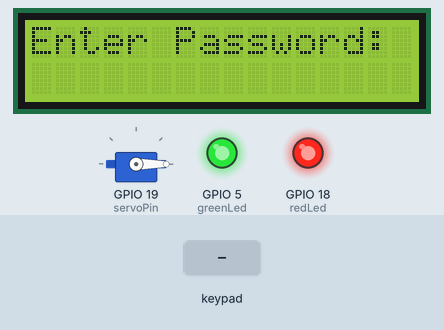
Bench run of a sketch on a simulated ESP32. On the bench: 16×2 character LCD, servo, output pins drawn as LEDs (lit = HIGH). Inputs (shaded band) come from the test bench.

Above: at 1.2 s.
1.3 s: keypad keys 1 2 3 4 # pressed 0.4 s apart
At 3.4 s:
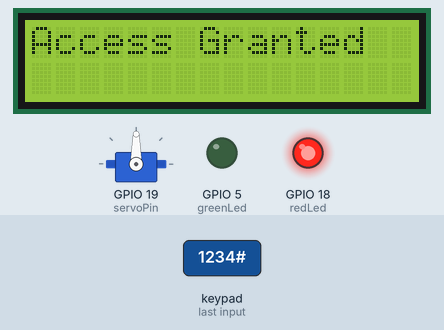
6.3 s: key '#' pressed
At 6.8 s:
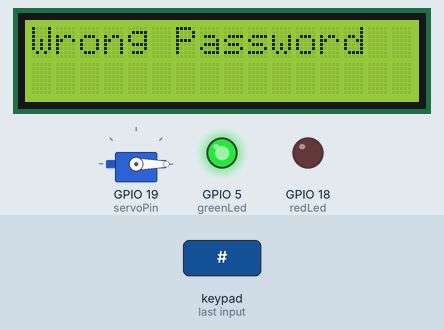
8.4 s: key 'A' pressed
At 9.4 s:
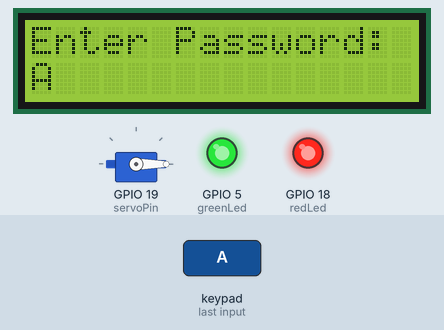
9.9 s: keypad keys 1 2 3 4 A pressed 0.4 s apart
At 12.9 s:
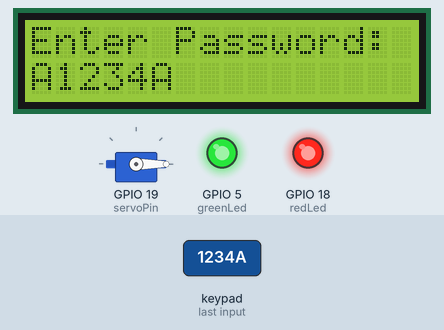
13.4 s: key 'B' pressed
At 14.5 s:
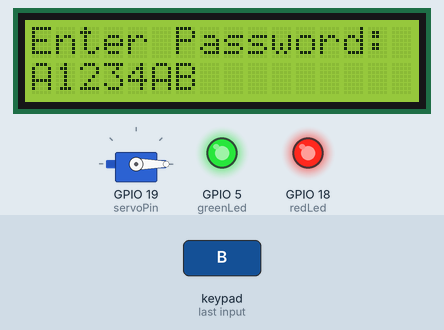
14.9 s: keypad keys 1 2 3 4 D pressed 0.4 s apart
At 17.1 s:
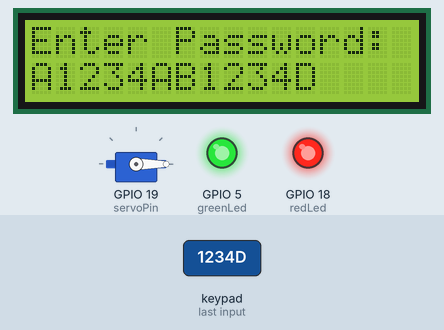
Timing chart, 0 to 18.6 s (numbered marks = the images above; inputs shaded):
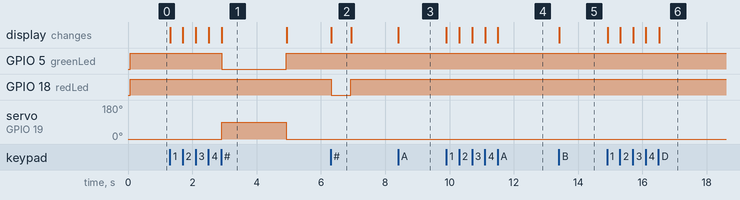

Measured:
- after the input at 1.3 s, GPIO 5 (greenLed): HIGH → LOW after 1.6 s, → HIGH 2.0 s later; servo on GPIO 19 (servoPin): 0° → 90° after 1.6 s, → 0° 2.0 s later; the display: first changes at once (image 1 shows a later state)
- after the input at 6.3 s, GPIO 18 (redLed): HIGH → LOW at once, → HIGH 0.60 s later; the display: changes at once (image 2)
- after the input at 8.4 s, the display: changes at once (image 3)
- after the input at 9.9 s, the display: first changes at once (image 4 shows a later state)
- after the input at 13.4 s, the display: changes at once (image 5)
- after the input at 14.9 s, the display: first changes at once (image 6 shows a later state)
- what the display in image 1 shows lasts 2.0 s, from 2.9 s to 4.9 s

The sketch:

SmartDoorLock_ESP32.ino
```cpp
#include <Keypad.h>            // 4x4 矩陣鍵盤函式庫
#include <ESP32Servo.h>        // ESP32 專用 Servo 函式庫（避免衝突）
#include <LiquidCrystal_I2C.h> // I2C LCD 顯示器函式庫

// ==================== LCD ====================
LiquidCrystal_I2C lcd(0x27, 16, 2);  // 設定 LCD 地址 0x27、顯示 16x2 文字

// ==================== SERVO (伺服馬達) ====================
Servo servo;                 // 宣告伺服物件
const int servoPin = 19;     // 伺服訊號線接 ESP32 GPIO 19

// ==================== BUZZER (蜂鳴器) ====================
const int buzzer = 23;       // 只有鎖定時才會鳴叫，接 GPIO 23

// ==================== RGB LED（共陽）====================
const int redLed = 18;       // 紅色 LED 接 GPIO 18（經 220Ω 電阻）
const int greenLed = 5;      // 綠色 LED 接 GPIO 5（經 220Ω 電阻）

// ==================== PASSWORD 設定 ====================
String password = "1234";    // 預設密碼，可自行更改
String input = "";           // 使用者目前輸入的密碼字串
int attempts = 0;            // 錯誤次數紀錄（3 次鎖定）

// ==================== Keypad 腳位設定 ====================
const byte ROWS = 4;         // 4 列
const byte COLS = 4;         // 4 行

// 鍵盤配置（對應硬體按鍵）
char keys[ROWS][COLS] = {
  {'1','2','3','A'},
  {'4','5','6','B'},
  {'7','8','9','C'},
  {'*','0','#','D'}
};

// 鍵盤 Row 腳位（與 Wokwi 實體一致）
byte rowPins[ROWS] = {32, 33, 25, 26};
// 鍵盤 Column 腳位
byte colPins[COLS] = {27, 14, 12, 13};

// 建立鍵盤物件
Keypad keypad = Keypad(makeKeymap(keys), rowPins, colPins, ROWS, COLS);

// ==================== 初始化 ====================
void setup() {
  // ------ LCD ------
  lcd.init();                // 初始化 LCD
  lcd.backlight();           // 打開背光
  lcd.print("Enter Password:");// 顯示輸入提示

  // ------ 伺服馬達 ------
  servo.attach(servoPin, 500, 2400);  // 連接伺服腳位，設定 PWM 範圍
  servo.write(0);          // 初始關門狀態（0度）

  // ------ LED ------
  pinMode(redLed, OUTPUT);
  pinMode(greenLed, OUTPUT);
  digitalWrite(redLed, HIGH);     // 共陽 LED -> HIGH = 關閉
  digitalWrite(greenLed, HIGH);   // 所以一開始兩個都熄滅
}

// ==================== 密碼成功 ====================
void success() {
  lcd.clear();
  lcd.print("Access Granted"); // 顯示成功訊息

  digitalWrite(greenLed, LOW);   // 綠燈亮 (LOW = 亮)
  servo.write(90);               // 門打開 (90度)
  delay(2000);                   // 停留 2 秒
  servo.write(0);                // 門關閉

  digitalWrite(greenLed, HIGH);  // 綠燈關 (HIGH = 關)
}

// ==================== 密碼錯誤（不響） ====================
void failed() {
  lcd.clear();
  lcd.print("Wrong Password");   // 顯示錯誤訊息

  digitalWrite(redLed, LOW);     // 紅燈亮
  delay(600);
  digitalWrite(redLed, HIGH);    // 紅燈關
}

// ==================== 鎖定（錯 3 次才響） ====================
void alarmLock() {
  lcd.clear();
  lcd.print("LOCKED!");           // 顯示鎖定

  // 鎖定警報閃爍 + 蜂鳴器叫
  for(int i = 0; i < 6; i++) {
    digitalWrite(redLed, LOW);   // 紅燈亮
    tone(buzzer, 800, 200);      // 蜂鳴器叫 200ms
    delay(300);
    digitalWrite(redLed, HIGH);  // 紅燈關
    delay(200);
  }

  input = "";                    // 清空輸入
  attempts = 0;                  // 重置錯誤次數
  lcd.clear();
  lcd.print("Enter Password:");
}

// ==================== 主程式 ====================
void loop() {
  char key = keypad.getKey();    // 取得單次按鍵輸入（沒有按就回傳 0）

  if (key) {                     // 如果有按鍵
    if (key == '#') {            // # 表示送出檢查
      if (input == password) {   // 密碼正確
        success();
        attempts = 0;            // 重置錯誤次數
      } else {
        attempts++;              // 錯誤次數+1
        failed();                // 顯示錯誤
        if (attempts >= 3) alarmLock(); // 超過 3 次 → 鎖定
      }
      input = "";                // 清空輸入
      lcd.clear();
      lcd.print("Enter Password:");
    }
    else if (key == '*') {       // * 表示清除輸入
      input = "";
      lcd.clear();
      lcd.print("Enter Password:");
    }
    else {                       // 其它按鍵表示輸入密碼
      input += key;              // 加入字串中
      lcd.setCursor(0, 1);
      lcd.print(input);          // 顯示目前輸入內容
    }
  }
}
```
